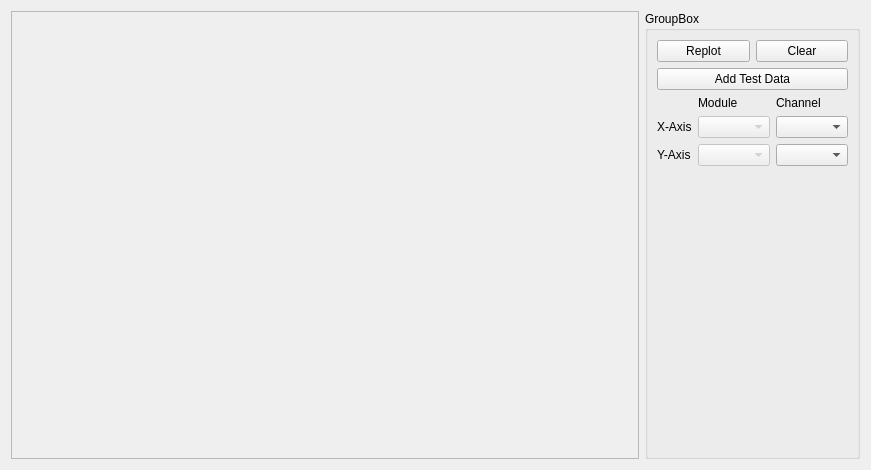
<?xml version="1.0" encoding="UTF-8"?>
<ui version="4.0">
 <class>ChannelSpectroWidget</class>
 <widget class="QWidget" name="ChannelSpectroWidget">
  <property name="geometry">
   <rect>
    <x>0</x>
    <y>0</y>
    <width>871</width>
    <height>470</height>
   </rect>
  </property>
  <property name="windowTitle">
   <string>Chan #0, Chan #1</string>
  </property>
  <layout class="QHBoxLayout" name="horizontalLayout">
   <item>
    <widget class="QwtPlot" name="plot">
     <property name="sizePolicy">
      <sizepolicy hsizetype="Expanding" vsizetype="Expanding">
       <horstretch>0</horstretch>
       <verstretch>0</verstretch>
      </sizepolicy>
     </property>
     <property name="frameShape">
      <enum>QFrame::StyledPanel</enum>
     </property>
     <property name="frameShadow">
      <enum>QFrame::Raised</enum>
     </property>
    </widget>
   </item>
   <item>
    <widget class="QGroupBox" name="groupBox">
     <property name="sizePolicy">
      <sizepolicy hsizetype="Minimum" vsizetype="Preferred">
       <horstretch>0</horstretch>
       <verstretch>0</verstretch>
      </sizepolicy>
     </property>
     <property name="title">
      <string>GroupBox</string>
     </property>
     <layout class="QGridLayout" name="gridLayout_2">
      <item row="2" column="0" colspan="2">
       <layout class="QGridLayout" name="gridLayout">
        <item row="0" column="1">
         <widget class="QLabel" name="label_2">
          <property name="text">
           <string>Module</string>
          </property>
         </widget>
        </item>
        <item row="0" column="2">
         <widget class="QLabel" name="label_3">
          <property name="text">
           <string>Channel</string>
          </property>
         </widget>
        </item>
        <item row="1" column="0">
         <widget class="QLabel" name="label">
          <property name="text">
           <string>X-Axis</string>
          </property>
         </widget>
        </item>
        <item row="1" column="1">
         <widget class="QComboBox" name="comboXAxisModule">
          <property name="enabled">
           <bool>false</bool>
          </property>
         </widget>
        </item>
        <item row="1" column="2">
         <widget class="QComboBox" name="comboXAxisChannel"/>
        </item>
        <item row="2" column="0">
         <widget class="QLabel" name="label_4">
          <property name="text">
           <string>Y-Axis</string>
          </property>
         </widget>
        </item>
        <item row="2" column="1">
         <widget class="QComboBox" name="comboYAxisModule">
          <property name="enabled">
           <bool>false</bool>
          </property>
         </widget>
        </item>
        <item row="2" column="2">
         <widget class="QComboBox" name="comboYAxisChannel"/>
        </item>
       </layout>
      </item>
      <item row="0" column="0">
       <widget class="QPushButton" name="pb_replot">
        <property name="text">
         <string>Replot</string>
        </property>
       </widget>
      </item>
      <item row="3" column="1">
       <spacer name="verticalSpacer">
        <property name="orientation">
         <enum>Qt::Vertical</enum>
        </property>
        <property name="sizeHint" stdset="0">
         <size>
          <width>20</width>
          <height>255</height>
         </size>
        </property>
       </spacer>
      </item>
      <item row="1" column="0" colspan="2">
       <widget class="QPushButton" name="pb_addRandom">
        <property name="text">
         <string>Add Test Data</string>
        </property>
       </widget>
      </item>
      <item row="0" column="1">
       <widget class="QPushButton" name="pb_clear">
        <property name="text">
         <string>Clear</string>
        </property>
       </widget>
      </item>
     </layout>
    </widget>
   </item>
  </layout>
 </widget>
 <customwidgets>
  <customwidget>
   <class>QwtPlot</class>
   <extends>QFrame</extends>
   <header>qwt_plot.h</header>
   <container>1</container>
  </customwidget>
 </customwidgets>
 <resources/>
 <connections/>
</ui>
